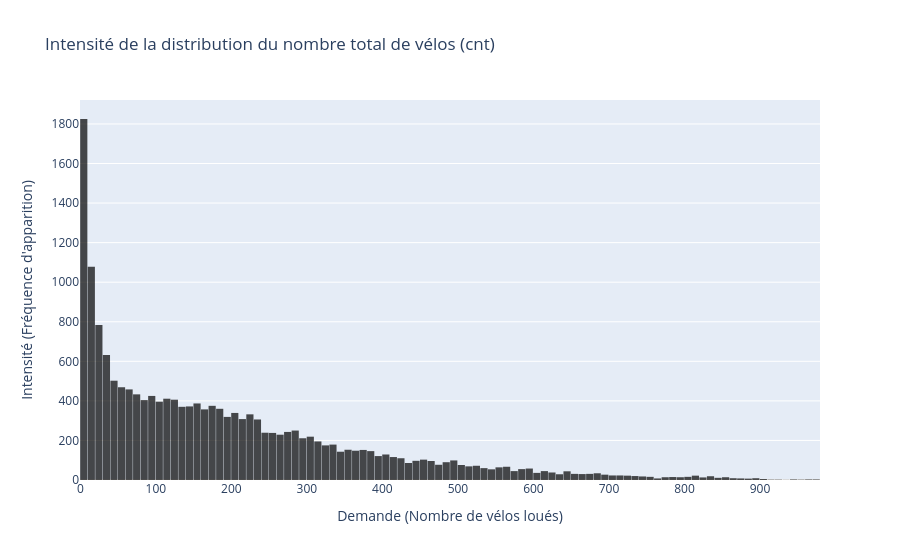

Notebook source saved alongside this figure:
### Markdown cell above
A commenter s'il y a pattern hebdomadaire/mensuel/horaire ?

### Code cell
# Quelle forme prend la distribution de la demande horaire ?
# Création de l'histogramme pour la variable 'cnt'
fig = px.histogram(
    df, 
    x="cnt", 
    nbins=100,         
    title="Intensité de la distribution du nombre total de vélos (cnt)",
    labels={'cnt': 'Demande (Nombre de vélos)', 'count': 'Fréquence'},
    color_discrete_sequence=["#000000"], # Une belle couleur bleue
    opacity=0.7
)
fig.update_layout(
    xaxis_title="Demande (Nombre de vélos loués)",
    yaxis_title="Intensité (Fréquence d'apparition)",
    bargap=0.05
)

fig.show()

### Figure 1 — Plotly figure (JSON) as saved in the notebook; plotly's stock layout.template omitted (floating-point values rounded to 4 significant figures; data arrays with more than 128 entries replaced by an {"elided": "..."} marker saying what was removed)
{"data": [{"bingroup": "x", "hovertemplate": "Demande (Nombre de vélos)=%{x}<br>count=%{y}<extra></extra>", "legendgroup": "", "marker": {"color": "#000000", "opacity": 0.7, "pattern": {"shape": ""}}, "name": "", "nbinsx": 100, "orientation": "v", "showlegend": false, "type": "histogram", "x": {"elided": "17379 int values"}, "xaxis": "x", "yaxis": "y"}], "layout": {"bargap": 0.05, "barmode": "relative", "legend": {"tracegroupgap": 0}, "title": {"text": "Intensité de la distribution du nombre total de vélos (cnt)"}, "xaxis": {"anchor": "y", "domain": [0, 1], "title": {"text": "Demande (Nombre de vélos loués)"}}, "yaxis": {"anchor": "x", "domain": [0, 1], "title": {"text": "Intensité (Fréquence d'apparition)"}}}}
